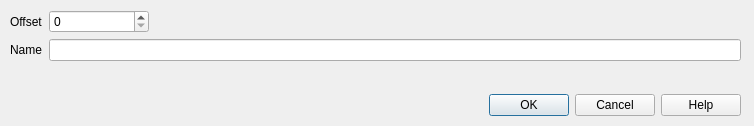
<?xml version="1.0" encoding="UTF-8"?>
<ui version="4.0">
 <class>CDlgMdfEventData</class>
 <widget class="QDialog" name="CDlgMdfEventData">
  <property name="geometry">
   <rect>
    <x>0</x>
    <y>0</y>
    <width>754</width>
    <height>126</height>
   </rect>
  </property>
  <property name="windowTitle">
   <string>VSCP Event Data</string>
  </property>
  <widget class="QDialogButtonBox" name="buttonBox">
   <property name="geometry">
    <rect>
     <x>10</x>
     <y>90</y>
     <width>731</width>
     <height>31</height>
    </rect>
   </property>
   <property name="orientation">
    <enum>Qt::Horizontal</enum>
   </property>
   <property name="standardButtons">
    <set>QDialogButtonBox::Cancel|QDialogButtonBox::Help|QDialogButtonBox::Ok</set>
   </property>
   <property name="centerButtons">
    <bool>false</bool>
   </property>
  </widget>
  <widget class="QWidget" name="formLayoutWidget">
   <property name="geometry">
    <rect>
     <x>10</x>
     <y>10</y>
     <width>731</width>
     <height>71</height>
    </rect>
   </property>
   <layout class="QFormLayout" name="formLayout">
    <item row="0" column="0">
     <widget class="QLabel" name="label_4">
      <property name="text">
       <string>Offset</string>
      </property>
     </widget>
    </item>
    <item row="0" column="1">
     <widget class="QSpinBox" name="spinOffset">
      <property name="maximumSize">
       <size>
        <width>100</width>
        <height>16777215</height>
       </size>
      </property>
      <property name="maximum">
       <number>511</number>
      </property>
     </widget>
    </item>
    <item row="1" column="0">
     <widget class="QLabel" name="label_5">
      <property name="text">
       <string>Name</string>
      </property>
     </widget>
    </item>
    <item row="1" column="1">
     <widget class="QLineEdit" name="editName"/>
    </item>
   </layout>
  </widget>
 </widget>
 <resources>
  <include location="vscpworks.qrc"/>
 </resources>
 <connections>
  <connection>
   <sender>buttonBox</sender>
   <signal>accepted()</signal>
   <receiver>CDlgMdfEventData</receiver>
   <slot>accept()</slot>
   <hints>
    <hint type="sourcelabel">
     <x>380</x>
     <y>385</y>
    </hint>
    <hint type="destinationlabel">
     <x>376</x>
     <y>203</y>
    </hint>
   </hints>
  </connection>
  <connection>
   <sender>buttonBox</sender>
   <signal>rejected()</signal>
   <receiver>CDlgMdfEventData</receiver>
   <slot>reject()</slot>
   <hints>
    <hint type="sourcelabel">
     <x>380</x>
     <y>385</y>
    </hint>
    <hint type="destinationlabel">
     <x>376</x>
     <y>203</y>
    </hint>
   </hints>
  </connection>
 </connections>
</ui>
